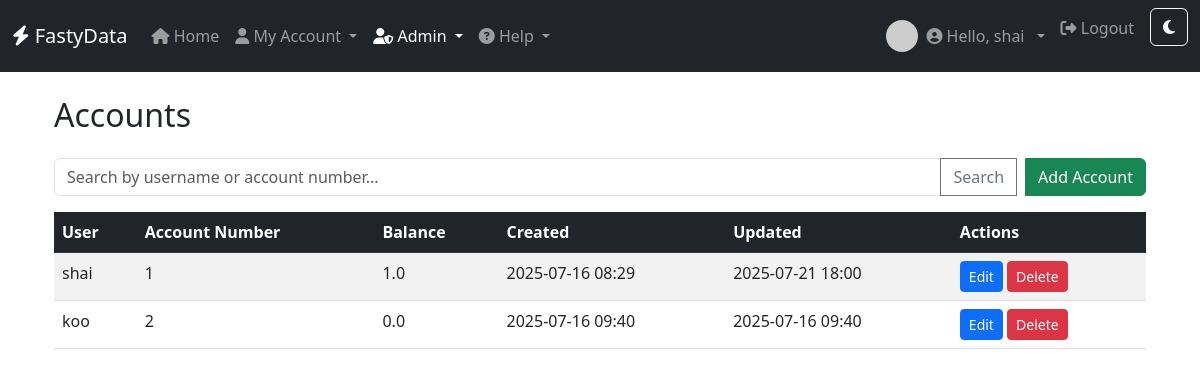
Page /accounts (signed in) on the committed database.
### models/user.py (models this page shows, shortened)
class User(db.Model, UserMixin):
    id = db.Column(db.Integer, primary_key=True)
    first_name=db.Column(db.String(80),nullable=False)
    last_name=db.Column(db.String(80), nullable=False)
    username = db.Column(db.String(80), unique=True, nullable=False)
    password_hash = db.Column(db.String(128))
    user_type = db.Column(db.String(80), nullable=False)
    phone_number=db.Column(db.String(15))
    email = db.Column(db.String(120))

### models/account.py (models this page shows, shortened)
class Account(db.Model):
    id = db.Column(db.Integer, primary_key=True)
    user_id = db.Column(db.Integer, db.ForeignKey('user.id'), nullable=False, unique=True)
    account_number = db.Column(db.String(20), unique=True, nullable=False)
    balance = db.Column(db.Float, default=0, nullable=False)
    created_at = db.Column(db.DateTime, default=datetime.utcnow)
    updated_at = db.Column(db.DateTime, default=datetime.utcnow, onupdate=datetime.utcnow)
    user = db.relationship(User, backref=db.backref('account', uselist=False))
    transactions = db.relationship('Transaction', backref='account', lazy=True)

### app.py (the view)
@app.route('/accounts')
@login_required
@admin_required
def accounts():
    q = request.args.get('q', '')
    query = Account.query.join(User)
    if q:
        query = query.filter((User.username.ilike(f'%{q}%')) | (Account.account_number.ilike(f'%{q}%')))
    accounts = query.order_by(Account.id).all()
    return render_template('accounts.html', accounts=accounts, q=q)

### app.py (called while the page is built)
@login_manager.user_loader
def load_user(user_id):
    return db.session.get(User, int(user_id))

def admin_required(f):
    @wraps(f)
    def decorated_function(*args, **kwargs):
        if not current_user.is_authenticated or getattr(current_user, 'user_type', None) != 'admin':
            flash('Admin access required.', 'danger')
            return redirect(url_for('login'))
        return f(*args, **kwargs)
    return decorated_function

### templates/accounts.html (shortened to what this page needs)
{% extends "base.html" %}
{% block content %}
<div class="container">
    <h2 class="mb-4">Accounts</h2>
    <form method="get" class="mb-3">
        <div class="input-group">
            <input type="text" name="q" class="form-control" placeholder="Search by username or account number..." value="{{ q }}">
            <button class="btn btn-outline-secondary" type="submit">Search</button>
            <a href="{{ url_for('add_account') }}" class="btn btn-success ms-2">Add Account</a>
        </div>
    </form>
    <div class="table-responsive">
        <table class="table table-striped table-hover">
            <thead class="table-dark">
                <tr>
                    <th>User</th>
                    <th>Account Number</th>
                    <th>Balance</th>
                    <th>Created</th>
                    <th>Updated</th>
                    <th>Actions</th>
                </tr>
            </thead>
            <tbody>
                {% for acct in accounts %}
                <tr>
                    <td>{{ acct.user.username if acct.user else '' }}</td>
                    <td>{{ acct.account_number }}</td>
                    <td>{{ acct.balance }}</td>
                    <td>{{ acct.created_at.strftime('%Y-%m-%d %H:%M') }}</td>
                    <td>{{ acct.updated_at.strftime('%Y-%m-%d %H:%M') }}</td>
                    <td>
                        <a href="{{ url_for('edit_account', account_id=acct.id) }}" class="btn btn-primary btn-sm">Edit</a>
                        <form method="POST" action="{{ url_for('delete_account', account_id=acct.id) }}" style="display:inline-block;" onsubmit="return confirm('Delete this account?');">
                            <button type="submit" class="btn btn-danger btn-sm">Delete</button>
                        </form>
                    </td>
                </tr>
                {% else %}
                <tr><td colspan="6" class="text-center">No accounts found.</td></tr>
                {% endfor %}
            </tbody>
        </table>
    </div>
</div>
{% endblock %}

### templates/base.html (shortened to what this page needs)
<!DOCTYPE html>
<html lang="en">
<head>
    <link rel="stylesheet" href="https://cdn.jsdelivr.net/npm/bootstrap@5.3.0/dist/css/bootstrap.min.css">
    <link rel="stylesheet" href="https://cdnjs.cloudflare.com/ajax/libs/font-awesome/6.4.0/css/all.min.css">
</head>
<body>
<nav class="navbar navbar-expand-lg navbar-dark bg-dark mb-4">
    <div class="container-fluid">
        <a class="navbar-brand" href="{{ url_for('home') }}">
            <i class="fas fa-bolt"></i> FastyData
        </a>
        <div class="collapse navbar-collapse" id="navbarNav">
            <ul class="navbar-nav me-auto mb-2 mb-lg-0">
                <li class="nav-item">
                    <a class="nav-link {% if request.endpoint == 'home' %}active{% endif %}" href="{{ url_for('home') }}">
                        <i class="fas fa-home"></i> Home
                    </a>
                </li>
                {% if current_user.is_authenticated %}
                    <li class="nav-item dropdown">
                        <a class="nav-link dropdown-toggle {% if request.endpoint in ['account', 'transactions'] %}active{% endif %}" href="#" id="userDropdown" role="button" data-bs-toggle="dropdown" aria-expanded="false">
                            <i class="fas fa-user"></i> My Account
                        </a>
                    </li>
                    {% if current_user.user_type == 'admin' %}
                        <li class="nav-item dropdown">
                            <a class="nav-link dropdown-toggle {% if request.endpoint in ['users', 'accounts', 'all_transactions', 'packages', 'payment_types'] %}active{% endif %}" href="#" id="adminDropdown" role="button" data-bs-toggle="dropdown" aria-expanded="false">
                                <i class="fas fa-user-shield"></i> Admin
                            </a>
                        </li>
                    {% endif %}
                {% endif %}
                <li class="nav-item dropdown">
                    <a class="nav-link dropdown-toggle" href="#" id="helpDropdown" role="button" data-bs-toggle="dropdown" aria-expanded="false">
                        <i class="fas fa-question-circle"></i> Help
                    </a>
                </li>
            </ul>
            <ul class="navbar-nav mb-2 mb-lg-0">
                {% if current_user.is_authenticated %}
                    <li class="nav-item dropdown d-flex align-items-center">
                        <a href="#" class="nav-link dropdown-toggle d-flex align-items-center" id="avatarDropdown" role="button" data-bs-toggle="dropdown" aria-expanded="false">
                            <img src="https://ui-avatars.com/api/?name={{ current_user.first_name|default('U') }}+{{ current_user.last_name|default('S') }}&background=random&size=32"
                                 alt="avatar" class="rounded-circle me-2" width="32" height="32">
                            <span class="navbar-text me-2">
                                <i class="fas fa-user-circle"></i> Hello, {{ current_user.username }}
                            </span>
                        </a>
                    </li>
                    <li class="nav-item">
                        <a class="nav-link" href="{{ url_for('logout') }}">
                            <i class="fas fa-sign-out-alt"></i> Logout
                        </a>
                    </li>
                    <li class="nav-item">
                        <button id="themeToggle" class="btn btn-outline-light ms-2" type="button" title="Toggle dark/light mode">
                            <i class="fas fa-moon" id="themeIcon"></i>
                        </button>
                    </li>
                {% endif %}
            </ul>
        </div>
    </div>
</nav>
<div class="container">
    {% block content %}{% endblock %}
</div>
</body>
</html>

### rows in the picture
User: username "shai"
Account: user "shai", account_number "1", balance "1.0", created_at "2025-07-16 08:29", updated_at "2025-07-21 18:00"
Account: user "koo", account_number "2", balance "0.0", created_at "2025-07-16 09:40", updated_at "2025-07-16 09:40"
